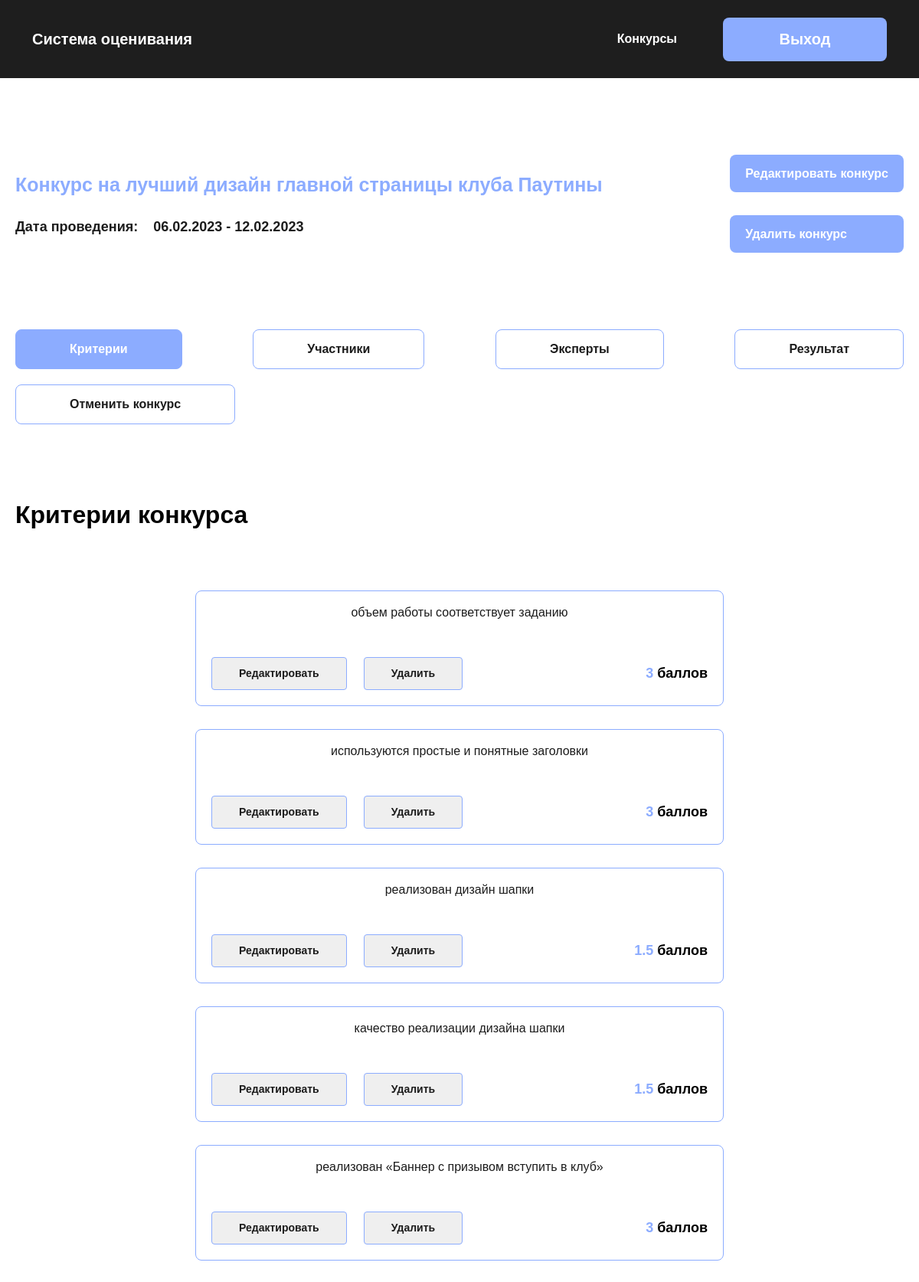
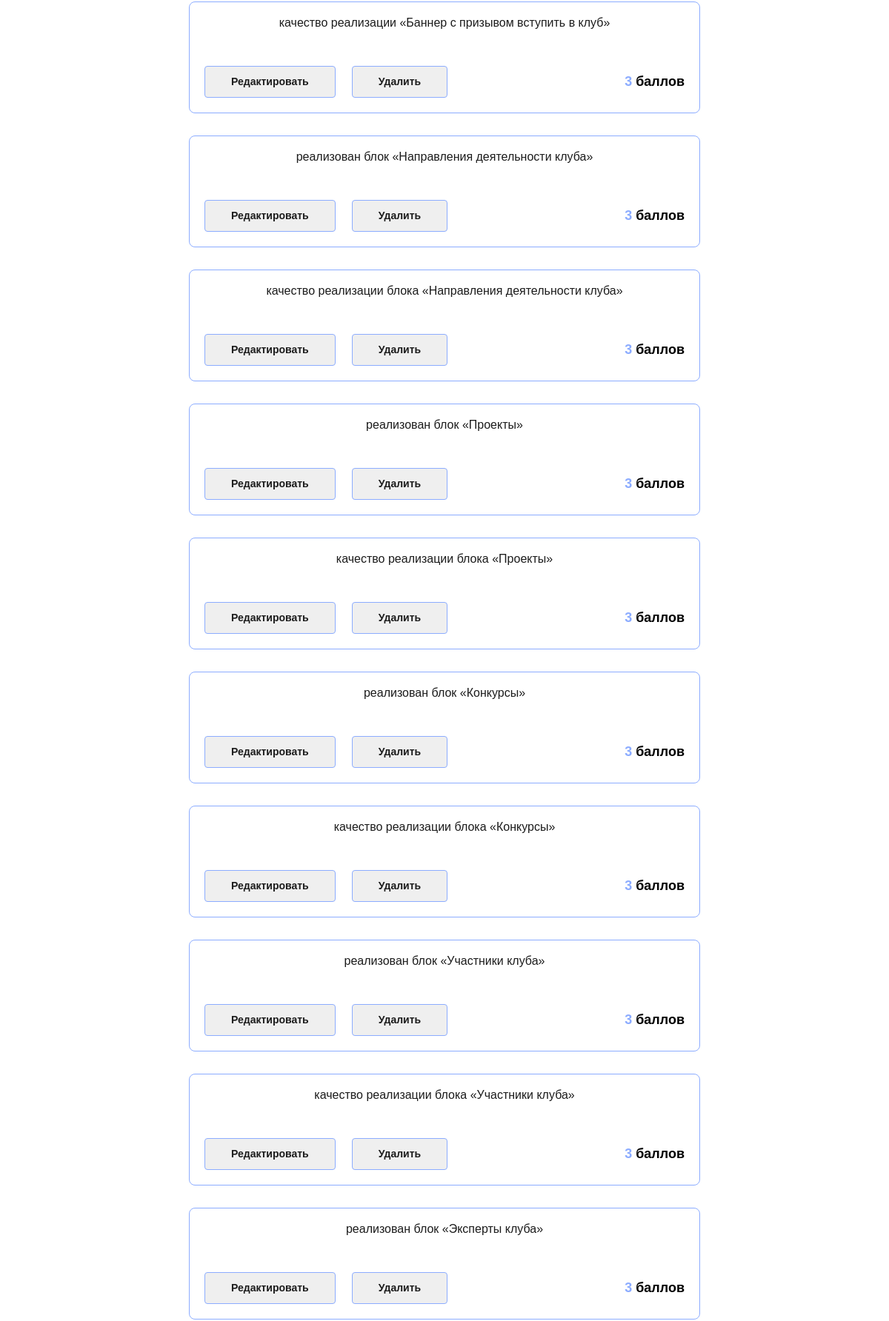
Page /competition/1/admin (signed in, upper part) on the committed database (2 pictures, top to bottom).
### tables this page shows
CREATE TABLE `competition` (
  `id` int NOT NULL,
  `name` varchar(255) NOT NULL,
  `description` varchar(500) NOT NULL,
  `date_beginning` datetime NOT NULL,
  `expiration_date` datetime NOT NULL,
  `status` int DEFAULT '1',
  `path` varchar(255) NOT NULL
);

CREATE TABLE `evaluation_criterion` (
  `id` int NOT NULL,
  `name` varchar(255) NOT NULL,
  `score` float NOT NULL,
  `competition_id` int NOT NULL,
  `type_id` int NOT NULL
);

### application/controllers/CompetitionController.php (called while the page is built, shortened)
<?php
class CompetitionController extends Controller
{
    public function adminAction()
    {
        $this->competitionCriterion = $this->model->getCriterionWithId($this->route['id']);
        $vars = [
            'criterion' => $this->competitionCriterion,
        ];
        $this->view->render('Участники администратора', $vars);
    }
}

### index.php (called while the page is built, shortened)
<?php
spl_autoload_register(function ($class) {
    $path = str_replace('\\','/', $class . '.php');
});
$router = new Router();
    $router->run();

### application/lib/Db.php (called while the page is built, shortened)
<?php
class Db
{
    protected $db;
    public function __construct()
    {
        $config = require 'application/config/db.php';
        try {
            $dsn = 'mysql:host=' . $config['host'] . ';dbname=' . $config['dbname'] . ';charset=' . $config['charset'];
            $option = [
                PDO::ATTR_ERRMODE => PDO::ERRMODE_EXCEPTION,
            ];
            $this->db = new \PDO($dsn, $config['username'], $config['password'], $option);
        } catch (\PDOException $exceptione) {
            echo 'Ошибка при подключении к базе данных: ' . $exceptione->getMessage();
        }
    }
    public function query($sql, $params = []) {
        $stmt = $this->db->prepare($sql);
        if(!empty($params)) {
            foreach ($params as $key => $val) {
                $stmt->bindValue(':' . $key , $val);
            }
        }
        $stmt->execute();
        return $stmt;
    }
    public function row($sql, $params = []) {
        $result = $this->query($sql, $params);
        return $result->fetchAll(PDO::FETCH_ASSOC);
    }
}

### application/config/db.php (called while the page is built)
<?php
return [
    'host' => 'localhost',
    'dbname' => 'grading_system',
    'username' => 'root',
    'password' => '',
    'charset' => 'utf8'
];

### application/models/Competition.php (called while the page is built, shortened)
<?php
class Competition extends Model
{
    public function getCriterionWithId($id)
    {
        $params = [
            'id' => $id,
        ];
        $result = $this->db->row('SELECT competition.id as competition_id, competition.name as competition_name, competition.description as competition_description,
        competition.date_beginning as competition_date_beginning, competition.expiration_date as competition_expiration_date, competition.status as competition_status,
        competition.path as competition_path, evaluation_criterion.id as criterion_id, evaluation_criterion.name as criterion_name, evaluation_criterion.score as criterion_score,
        evaluation_criterion.type_id as criterion_type_id
        FROM `evaluation_criterion` JOIN `competition` ON evaluation_criterion.competition_id = competition.id WHERE competition.id = :id', $params);
        return $result;
    }
}

### application/core/Model.php (called while the page is built, shortened)
<?php
abstract class Model
{
    public function __construct() {
        $this->db = new Db;
    }
}

### application/views/competition/admin.php (the view, shortened to what this page needs)
<div class="conkurs-admin">
    <div class="header__conkurs-admin">
        <div class="col-header__conkurs-admin">
            <h1 class="name-conkurs__conkurs-admin"><?php echo $criterion[0]['competition_name'] ?></h1>
            <label class="date__conkurs-admin">
                <p class="text-date__conkurs-admin">
                    Дата проведения:
                </p>
                <p class="text-date__conkurs-admin">
                    <?php
                        $date_beginning = new DateTimeImmutable ($criterion[0]['competition_date_beginning']);
                        $expiration_date = new DateTimeImmutable ($criterion[0]['competition_expiration_date']);
                        echo $date_beginning->format('d.m.Y') . ' - ' . $expiration_date->format('d.m.Y');
                    ?>
                </p>
            </label>
        </div>
        <div class="col-header__conkurs-admin">
            <a href="/competition/<?php echo $criterion[0]['competition_id'] ?>/edit" class="btn__conkurs-admin">
                Редактировать конкурс
            </a>
            <a href="/competition/<?php echo $criterion[0]['competition_id'] ?>/delete" class="btn__conkurs-admin">
                Удалить конкурс
            </a>
        </div>
    </div>
    <div class="categorys__conkurs-admin">
        <a href="/competition/<?php echo $criterion[0]['competition_id'] ?>/admin" class="cat__conkurs-admin active">Критерии</a>
        <a href="/competition/<?php echo $criterion[0]['competition_id'] ?>/participants" class="cat__conkurs-admin">Участники</a>
        <a href="/competition/<?php echo $criterion[0]['competition_id'] ?>/experts" class="cat__conkurs-admin">Эксперты</a>
        <a href="/competition/<?php echo $criterion[0]['competition_id'] ?>/result" class="cat__conkurs-admin">Результат</a>
        <?php
            if($criterion[0]['competition_status'] == 0) :
            ?><a href="/competition/<?php echo $criterion[0]['competition_id'] ?>/result/active" class="cat__conkurs-admin">Активировать конкурс</a><?php
            elseif($criterion[0]['competition_status'] == 1) :
                ?><a href="/competition/<?php echo $criterion[0]['competition_id'] ?>/complete" class="cat__conkurs-admin">Отменить конкурс</a><?php
            endif;
        ?>
    </div>
    <div class="users__content">
        <h1>Критерии конкурса</h1>
        <div class="block__kriterys">
            <?php
                if(isset($criterion[0]['criterion_id'])) :
                    foreach ($criterion as $value) : ?>
                        <div class="kritery">
                            <p class="text-kritery"><?php echo $value['criterion_name'] ?></p>
                            <div class="row__kritery">
                                <div class="btns-row__kritery">
                                    <form method="post" action="/competition/<?php echo $criterion[0]['competition_id'] ?>/criterion_edit" name="editCriterionData" class="deleteParticipants">
                                        <input type="submit" class="delete-user" name="editCriterionData" value="Редактировать">
                                    </form>
                                    <form method="post" action="/competition/<?php echo $criterion[0]['competition_id'] ?>/criterion_delete" name="deleteCriterionData">
                                        <input type="submit" class="delete-user" name="deleteCriterionData" value="Удалить">
                                    </form>
                                </div>
                                <p class="text-row__kritery">
                                    <span class="count__points"><?php echo $value['criterion_score'] ?></span>
                                    баллов
                                </p>
                            </div>
                        </div>
                    <?php endforeach;
                    endif;
            ?>
        </div>
    </div>
</div>

### public/styles/style.css (style rules this page uses)
*, *::after, *::before { box-sizing: border-box; margin: 0; padding: 0; }
a { text-decoration: none; }
body { font-family: "Pragmatica", arial; }
@media (max-width: 1400px) { .header__inner, .footer__inner, .auth, .add-conkurs, .conkurs-admin, .conkurs, .ocenka, .one-conkurs, .start__container { margin: 0 20px !important; } }
.block__kriterys { margin-top: 30px; display: flex; justify-content: flex-start; flex-wrap: wrap; row-gap: 30px; column-gap: 20px; }
.kritery { width: 690px; padding: 20px; border: 1px solid #8cacff; border-radius: 8px; display: flex; flex-direction: column; gap: 50px; }
.text-kritery { font-style: normal; font-weight: 500; font-size: 16px; line-height: 16px; text-align: center; color: #1c1c1c; }
.row__kritery { display: flex; align-items: center; justify-content: space-between; }
.text-row__kritery { font-style: normal; font-weight: 600; font-size: 18px; line-height: 21px; color: black; }
.count__points { color: #8cacff; }
.conkurs-admin { max-width: 1400px; margin: 0 auto; padding: 100px 0; }
.header__conkurs-admin { display: flex; justify-content: space-between; align-items: center; }
.col-header__conkurs-admin { display: flex; flex-direction: column; gap: 30px; }
.name-conkurs__conkurs-admin { font-style: normal; font-weight: 600; font-size: 25px; line-height: 30px; color: #8CACFF; }
.date__conkurs-admin { display: flex; gap: 20px; font-style: normal; font-weight: 600; font-size: 18px; line-height: 21px; color: #1C1C1C; }
.btn__conkurs-admin { background: #8CACFF; border-radius: 8px; padding: 15px 20px; font-style: normal; font-weight: 600; font-size: 16px; line-height: 19px; color: #FFFFFF; transition: 0.3s; }
.cat__conkurs-admin { border: 1px solid #8CACFF; border-radius: 8px; padding: 15px 70px; font-style: normal; font-weight: 700; font-size: 16px; line-height: 20px; color: #1C1C1C; transition: 0.3s; }
.categorys__conkurs-admin { margin-top: 100px; display: flex; flex-wrap: wrap; gap: 20px; justify-content: space-between; }
.btns-row__kritery { display: flex; gap: 22px; }
.delete-user { padding: 12px 35px; font-style: normal; font-weight: 600; font-size: 14px; line-height: 17px; border: 1px solid #8CACFF; border-radius: 4px; color: #1C1C1C; transition: 0.3s; }
@media (max-width:1400px) { .block__kriterys { justify-content: center; } }
.users__content { padding: 100px 0px; display: flex; flex-direction: column; align-items: flex-start; gap: 50px; }
.cat__conkurs-admin.active { background-color: #8CACFF; color: #FFFFFF; }
input { outline: 0; border: none; }
input[type=submit] { cursor: pointer; }
html, body { height: 100%; }

### rows in the picture
competition: name "Конкурс на лучший дизайн главной страницы клуба Паутины", date_beginning "06.02.2023", expiration_date "12.02.2023"
evaluation_criterion: name "объем работы соответствует заданию", score "3"
evaluation_criterion: name "используются простые и понятные заголовки", score "3"
evaluation_criterion: name "реализован дизайн шапки", score "1.5"
evaluation_criterion: name "качество реализации дизайна шапки", score "1.5"
evaluation_criterion: name "реализован «Баннер с призывом вступить в клуб»", score "3"
evaluation_criterion: name "качество реализации «Баннер с призывом вступить в клуб»", score "3"
evaluation_criterion: name "реализован блок «Направления деятельности клуба»", score "3"
evaluation_criterion: name "качество реализации блока «Направления деятельности клуба»", score "3"
evaluation_criterion: name "реализован блок «Проекты»", score "3"
evaluation_criterion: name "качество реализации блока «Проекты»", score "3"
evaluation_criterion: name "реализован блок «Конкурсы»", score "3"
evaluation_criterion: name "качество реализации блока «Конкурсы»", score "3"
evaluation_criterion: name "реализован блок «Участники клуба»", score "3"
evaluation_criterion: name "качество реализации блока «Участники клуба»", score "3"
evaluation_criterion: name "реализован блок «Эксперты клуба»", score "3"
